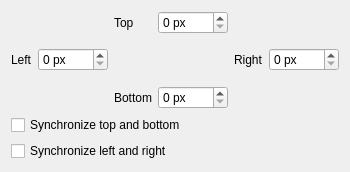
  <widget class="QWidget" name="tab_3">
   <attribute name="title">
    <string>Crop</string>
   </attribute>
   <layout class="QGridLayout">
    <item row="0" column="2">
     <widget class="QLabel" name="label_10">
      <property name="text">
       <string>Top</string>
      </property>
      <property name="buddy">
       <cstring>cropTopPx</cstring>
      </property>
     </widget>
    </item>
    <item row="0" column="3">
     <widget class="QSpinBox" name="cropTopPx">
      <property name="suffix">
       <string> px</string>
      </property>
      <property name="maximum">
       <number>4095</number>
      </property>
     </widget>
    </item>
    <item row="1" column="0">
     <widget class="QLabel" name="label_11">
      <property name="text">
       <string>Left</string>
      </property>
      <property name="buddy">
       <cstring>cropLeftPx</cstring>
      </property>
     </widget>
    </item>
    <item row="1" column="1">
     <widget class="QSpinBox" name="cropLeftPx">
      <property name="suffix">
       <string> px</string>
      </property>
      <property name="maximum">
       <number>4095</number>
      </property>
     </widget>
    </item>
    <item row="1" column="4">
     <widget class="QLabel" name="label_12">
      <property name="text">
       <string>Right</string>
      </property>
      <property name="buddy">
       <cstring>cropRightPx</cstring>
      </property>
     </widget>
    </item>
    <item row="1" column="5">
     <widget class="QSpinBox" name="cropRightPx">
      <property name="suffix">
       <string> px</string>
      </property>
      <property name="maximum">
       <number>4095</number>
      </property>
     </widget>
    </item>
    <item row="2" column="2">
     <widget class="QLabel" name="label_7">
      <property name="text">
       <string>Bottom</string>
      </property>
      <property name="buddy">
       <cstring>cropBotPx</cstring>
      </property>
     </widget>
    </item>
    <item row="2" column="3">
     <widget class="QSpinBox" name="cropBotPx">
      <property name="suffix">
       <string> px</string>
      </property>
      <property name="maximum">
       <number>4095</number>
      </property>
     </widget>
    </item>
    <item row="3" column="0" colspan="6">
     <widget class="QCheckBox" name="topBotCropSync">
      <property name="text">
       <string>Synchronize top and bottom</string>
      </property>
     </widget>
    </item>
    <item row="4" column="0" colspan="6">
     <widget class="QCheckBox" name="leftRightCropSync">
      <property name="text">
       <string>Synchronize left and right</string>
      </property>
     </widget>
    </item>
    <item row="1" column="3">
     <spacer>
      <property name="orientation">
       <enum>Qt::Vertical</enum>
      </property>
      <property name="sizeType">
       <enum>QSizePolicy::Expanding</enum>
      </property>
      <property name="sizeHint" stdset="0">
       <size>
        <width>20</width>
        <height>40</height>
       </size>
      </property>
     </spacer>
    </item>
   </layout>
  </widget>
